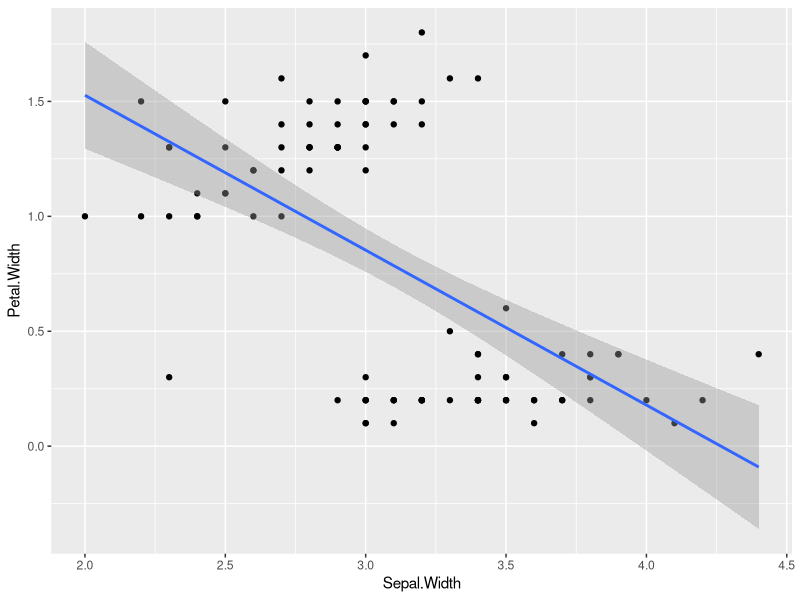
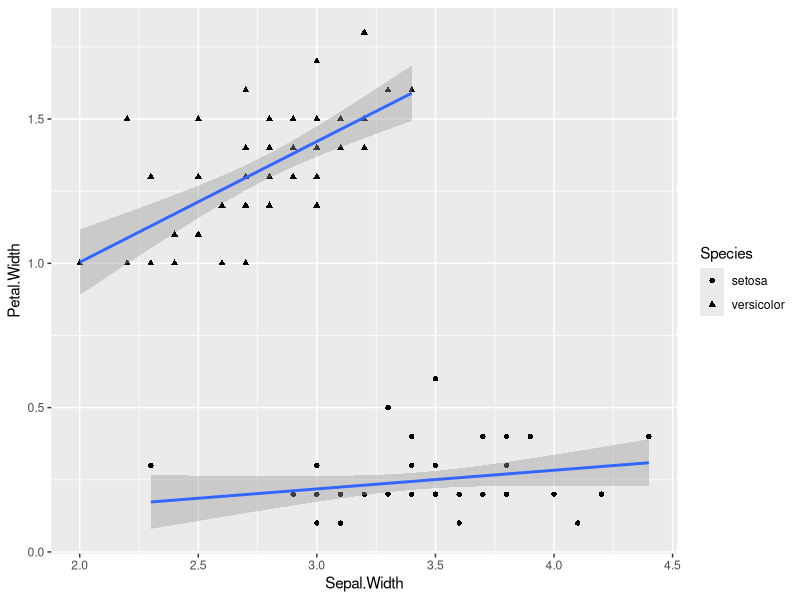
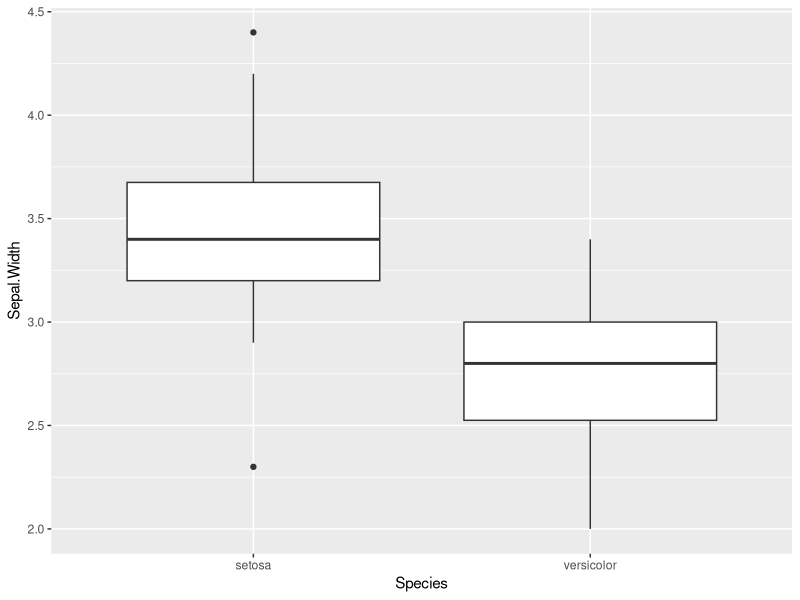
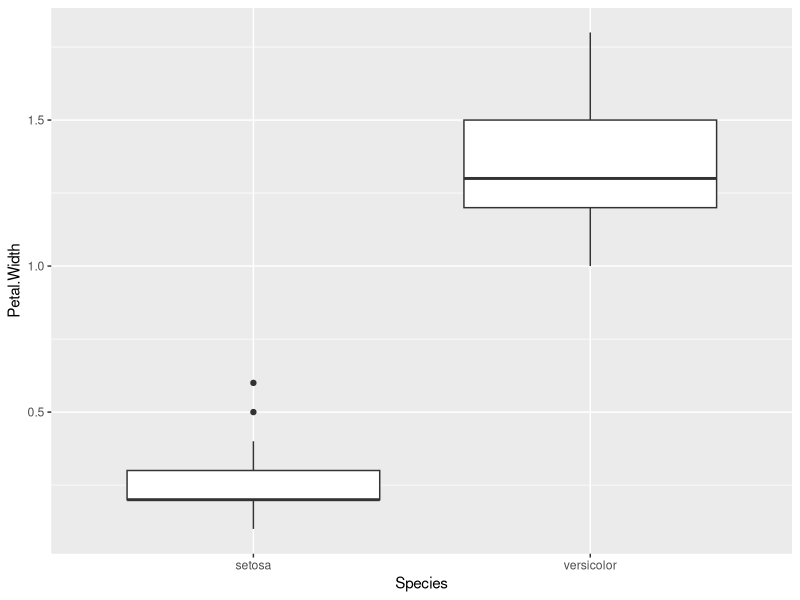
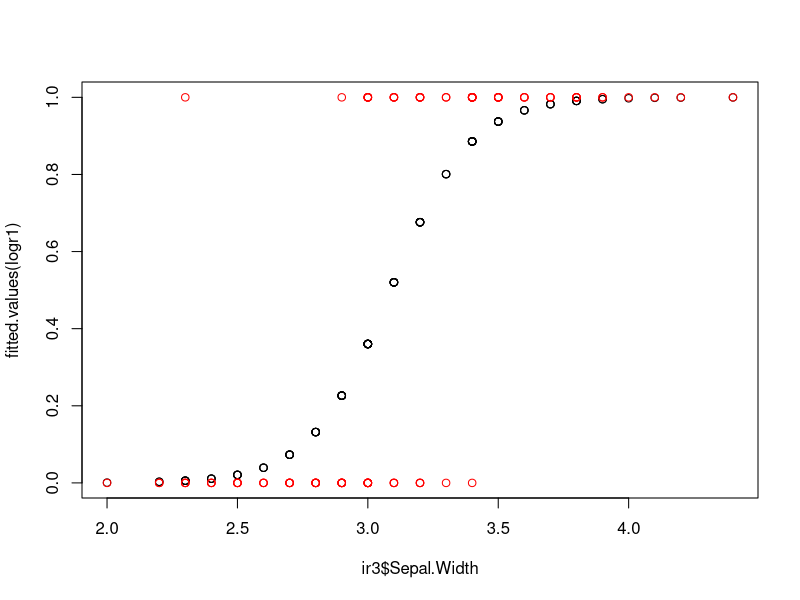
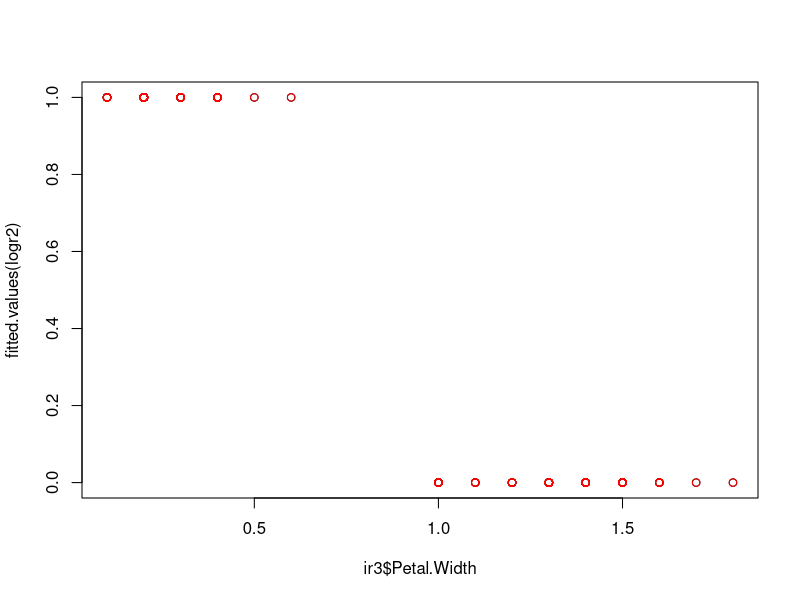

Here is the R script that generated these plots, in order:

library(ggplot2)
library(dplyr)

ir1 <- iris

head(ir1)

## focus on two species
ir2 <- ir1 %>% filter(Species=="setosa"|Species=="versicolor")
head(ir2)

## plot petal.width vs sepal.width with linear model line
ggplot(ir2, aes(x=Sepal.Width, y=Petal.Width))+geom_point()+
  geom_smooth(method='lm')

## check correlation - negative
cor(ir2$Sepal.Width, ir2$Petal.Width)
cor.test(ir2$Sepal.Width, ir2$Petal.Width)

## create model of petal.width based on sepal.width
model1 <- lm(ir2$Petal.Width~ir2$Sepal.Width)
## review model - negative coefficient on sepal.width (as expected, given negative correlation)
## relatively low adjusted r-sq at 0.32 but statistically significant
summary(model1)

## split out two species and show lm lines for each
## positive relationships for petal.width when species taken into account
ggplot(ir2, aes(x=Sepal.Width, y=Petal.Width, shape=Species))+geom_point()+
  geom_smooth(method='lm')

## identify species as either 1 for setosa and 0 for versicolor
ir3 <- ir2 %>%
  mutate(spec=ifelse(Species=="setosa",1,0))

## create model that takes into account species
model2 <- lm(ir3$Petal.Width~ir3$Sepal.Width+ir3$spec)
## now a positive coefficient for sepal.width, as expected
## very high adjusted r-sq at 0.94
summary(model2)

## RESULTS FROM ABOVE
## if we know sepal width and species, we can predict petal width with pretty good accuracy

## another question: what metric or combination of metrics will enable us to make a good guess at species?

## boxplot on sepal.width shows sepal.width above 3 is probably setosa, with small chance of versicolor
## and below 3 is probably versicolor with small chance of setosa
ggplot(ir2, aes(x=Species,y=Sepal.Width))+geom_boxplot()
## boxplot on petal.width shows that petal width above 1 is versicolor, below 1 is setosa
ggplot(ir2, aes(x=Species,y=Petal.Width))+geom_boxplot()

## WHAT I WANT TO KNOW IS:
## what are the techniques for determining more certainly where to draw the lines
## - logistic regression using species identifier as dependent variable ?
##    - test with both sepal width and pedal width
## - clustering to establish break-points?

## - logistic regression on sepal.width
logr1 <- glm(formula=spec~Sepal.Width, family=binomial, data=ir3)
summary(logr1)
## get Sepal.Width coefficient
logr1$coefficients[2]
## get exp of coefficient to determine % increase chance of identifying species with increase in sepal.width
## (not sure if that is at all correct)
exp(logr1$coefficient[2])-1

## generate plot with fitted values - note how switches over around 3
plot(ir3$Sepal.Width,fitted.values(logr1))
## add observed values in red
points(ir3$Sepal.Width,ir3$spec,col="red")

## get prediction based on sepal width
nd <- data.frame(Sepal.Width=3.5)
## at 3.5 there is 94% chance that dependent variable is 1 (versicolor)
predict(logr1,nd, type='response')

## logistic regression on pedal.width
## - model doesn't work - 'algorithm did not converge'
## - because there is no overlap?
logr2 <- glm(formula=ir3$spec~ir3$Petal.Width, family=binomial)
summary(logr2)

## generate plot with fitted values - note how switches over around 3
plot(ir3$Petal.Width,fitted.values(logr2))
## add observed values in red
points(ir3$Petal.Width,ir3$spec,col="red")

## get prediction based on petal width

### LOGISTIC REGRESSION WITH MTCARS
## can we determine if a car likely to have V engine or not based on car weight and engine displacement
## 
head(mtcars)
summary(mtcars) ## can see that vs is either 0 or 1
## dependent variable is categorical, independent (explanatory) variables are continuous
## create a model
model <- glm(formula=vs~wt+disp, data=mtcars, family='binomial')
## check out the model
model
## get summary
summary(model)
## notes:
## - deviance: lower better
##   - Null deviance: without explanatory variables, null dev is 44
##   - Residual deviance: with explanatory variables added, deviance drops to 21.4 - sign of progress
## - AIC: lower better
##   - used to compare models (not useful here, since not comparing)
## - coefficients
##   - wt and disp for explanatory variables
##   - logit coefficients -> represent e to the power of the coefficient
##   - wt: adding 1 unit of weight means log of odds of car being a '1' in response variable increase by e to 1.63

## make prediction based on wt and displacement
newdata<- data.frame(wt=2.1,disp=180)
predict(model, newdata, type='response')
